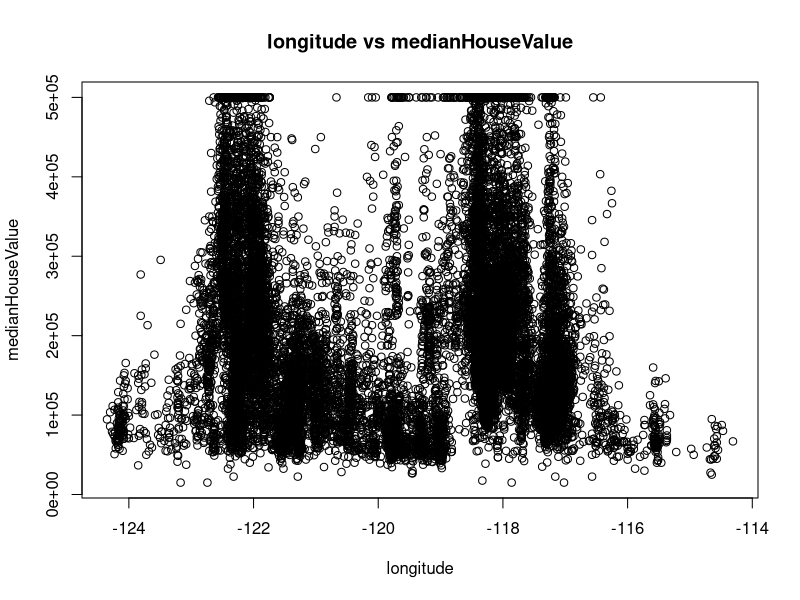
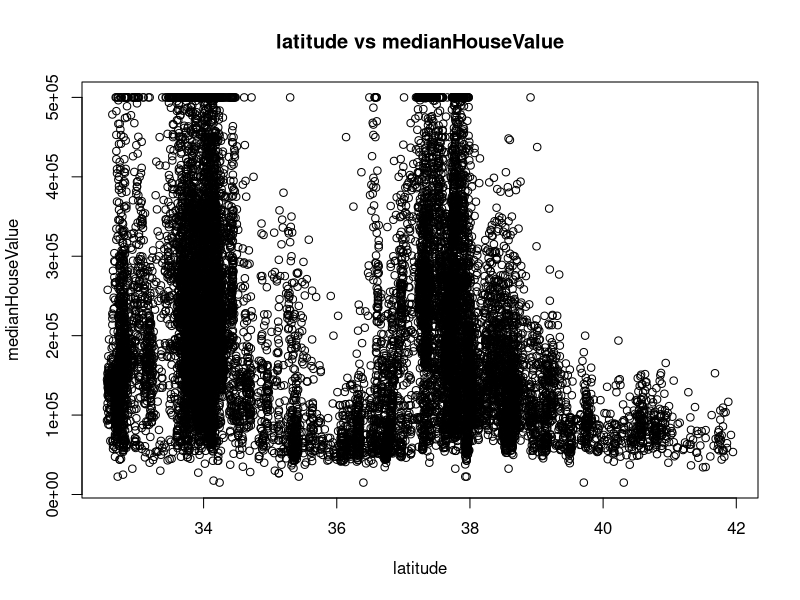
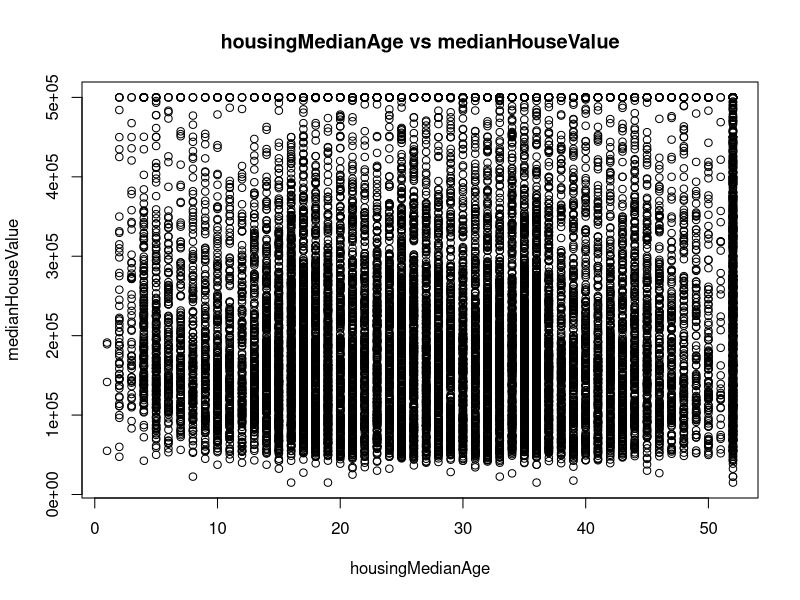
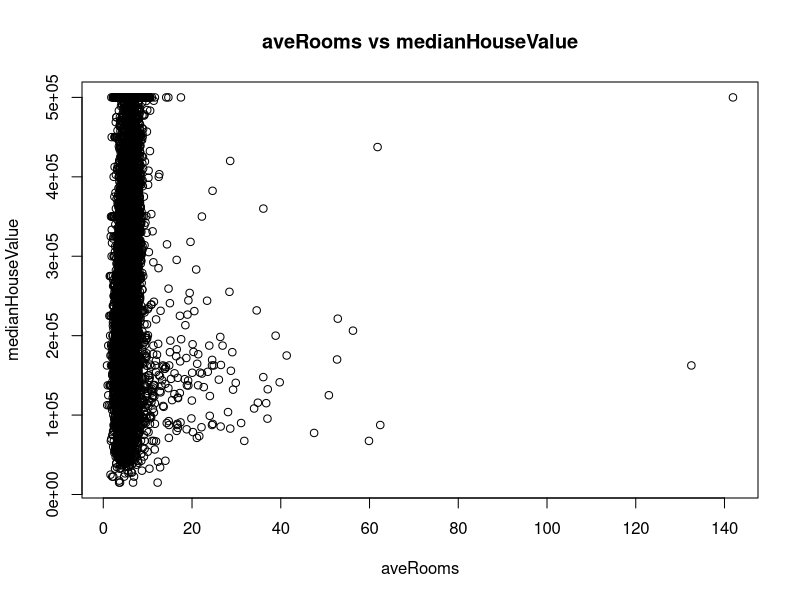
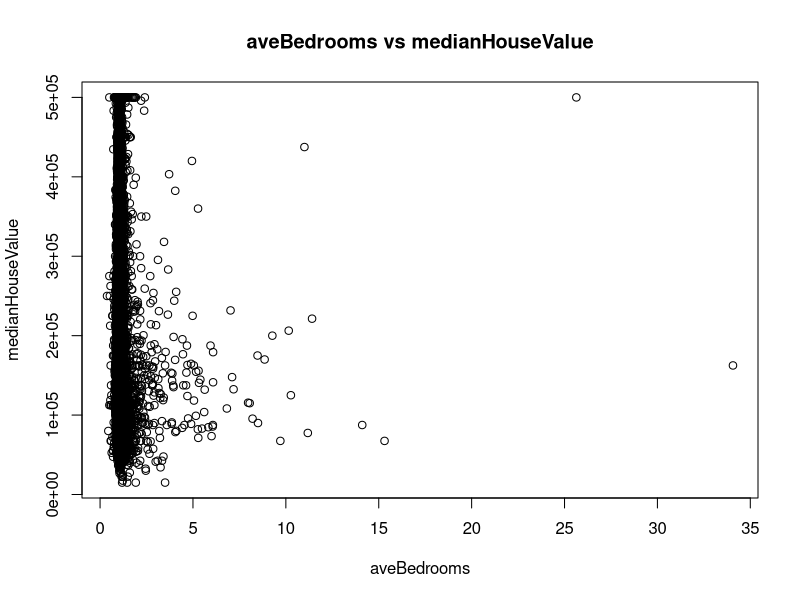
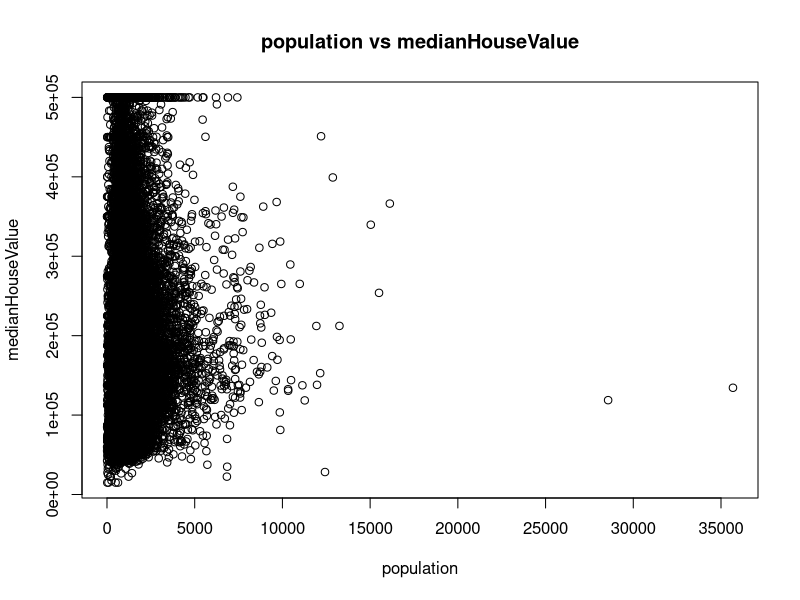
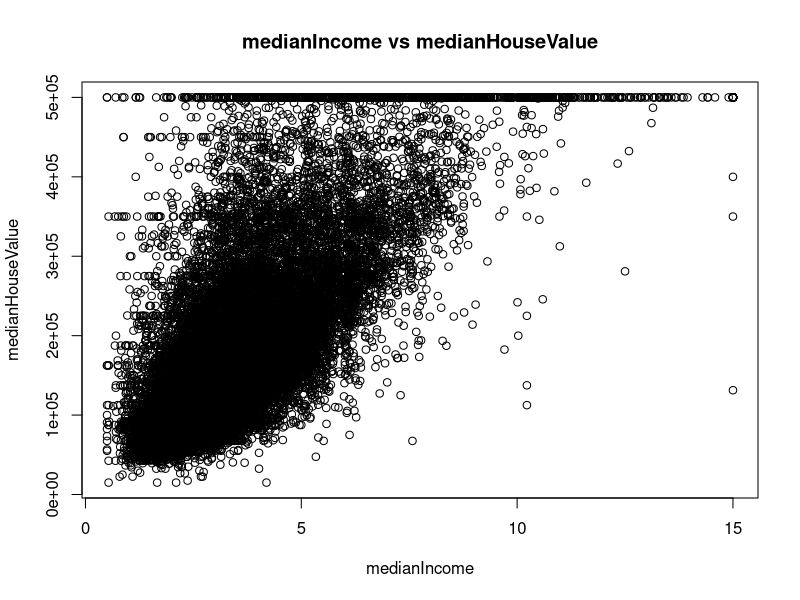
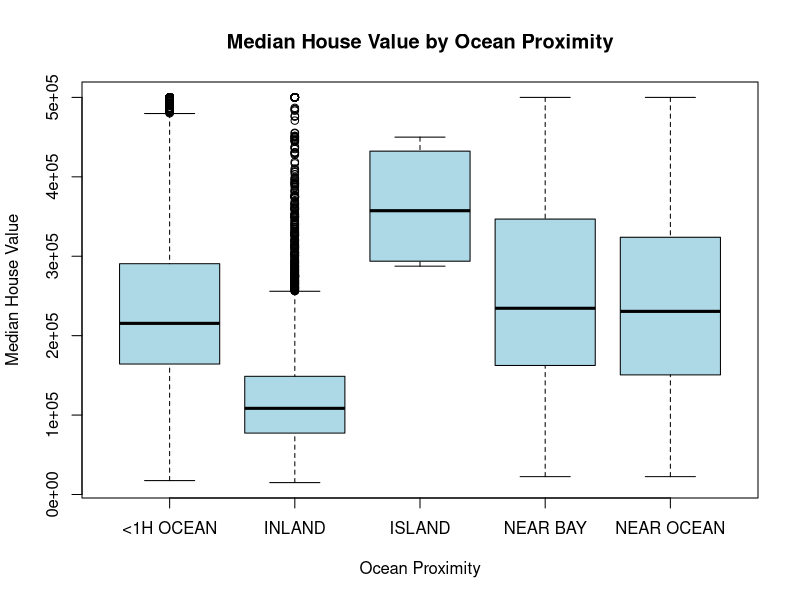

Write R code to recreate these figures, in order.
## ---- chunk 1
knitr::opts_chunk$set(echo = TRUE)
## ---- chunk 2
data <- read.csv("Assignt1_data.csv")

# Summary stuff
str(data) 
summary(data)
head(data)
dim(data) 

data$oceanProximity <- as.factor(data$oceanProximity)

# NA's
incomplete_rows <- data[!complete.cases(data), ] # these are all missing aveBedrooms. Might be best to just use data_clean if we want to include aveBedrooms.
data_clean <- na.omit 


# no duplicates
library(dplyr) 
data2 <- distinct(data) # no duplicates
  


# initial plots
target_col <- "medianHouseValue"
exclude <- c("id","oceanProximity",target_col)

for (col in names(data)) {
  if (!(col %in% exclude)) {
    plot(data[[col]], data[[target_col]],
         xlab = col,
         ylab = target_col,
         main = paste(col, "vs", target_col))
  }
}
# For qualitative variable
boxplot(medianHouseValue ~ oceanProximity, data = data,
        main = "Median House Value by Ocean Proximity",
        xlab = "Ocean Proximity",
        ylab = "Median House Value",
        col = "lightblue")

# Need to include more stuff, very basic here

## ---- chunk 3
# initial model

lm.fit <- lm(medianHouseValue~.-id,data = data) # ID not a relevant predictor
summary(lm.fit)
# population (population in particular) and island and near bay look iffy

contrasts(data$oceanProximity)


plot(lm.fit)
# some outliers/leverage points
# clear heteroscedasticity


# Checking Collinearity
library(car)
vif(lm.fit)

# Correlation matrix
numeric_vars <- data[sapply(data, is.numeric)]
cor_matrix <- cor(numeric_vars, use = "complete.obs")
round(cor_matrix, 2)

#Long and lat highly correlated, so are ave rooms and ave bedrooms
# can create a bedrooms to rooms ratio and include that. Or just exclude one
# also test exclude the houses with like 40 rooms, could be leverage point


## Option for long/lat
# Normalise the values (optional but helpful)
data$norm_long <- scale(data$longitude)
data$norm_lat <- scale(data$latitude)

# Combine into a new feature
data$northwest_index <- -data$norm_long + data$norm_lat

# or can do interaction term?? This might be simpler. See which one is better after testing
## ---- chunk 4
